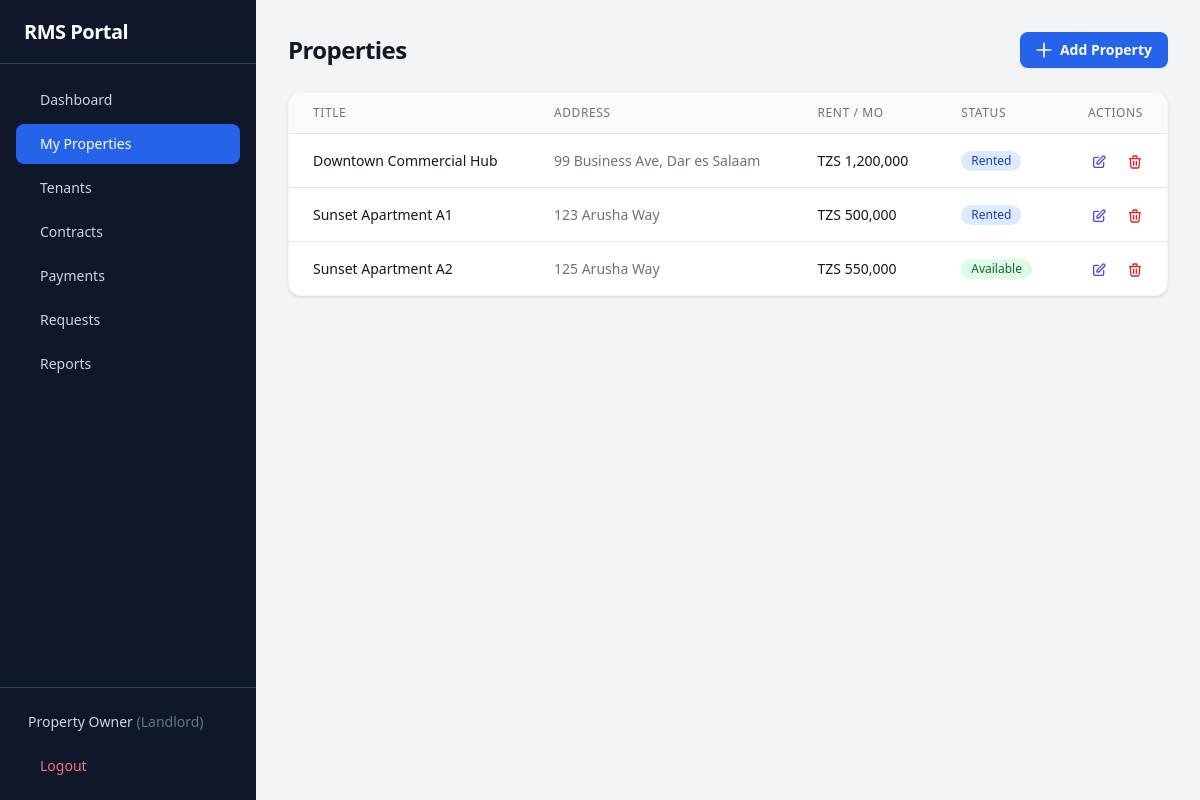
The page /properties.php (signed in) on the database its author committed.
### tables this page shows
CREATE TABLE IF NOT EXISTS users (
    id VARCHAR(20) PRIMARY KEY,
    username VARCHAR(50) UNIQUE NOT NULL,
    password VARCHAR(255) NOT NULL,
    full_name VARCHAR(255) DEFAULT NULL,
    phone VARCHAR(50) DEFAULT NULL,
    email VARCHAR(255) DEFAULT NULL,
    nida VARCHAR(50) DEFAULT NULL,
    role ENUM('admin','tenant','landlord') NOT NULL DEFAULT 'tenant',
    approved TINYINT(1) NOT NULL DEFAULT 1,
    property_address TEXT DEFAULT NULL,
    tenant_id VARCHAR(20) DEFAULT NULL,
    must_change_password TINYINT(1) NOT NULL DEFAULT 1,
    created_at TIMESTAMP DEFAULT CURRENT_TIMESTAMP
);

CREATE TABLE IF NOT EXISTS properties (
    id VARCHAR(20) PRIMARY KEY,
    title VARCHAR(255) NOT NULL,
    address TEXT NOT NULL,
    rent_amount DECIMAL(12,2) NOT NULL DEFAULT 0,
    status ENUM('available','rented','maintenance') NOT NULL DEFAULT 'available',
    created_at TIMESTAMP DEFAULT CURRENT_TIMESTAMP
);

### config/database.php (called while the page is built, shortened)
<?php
$DB_HOST = getenv('DB_HOST') ?: 'localhost';
$DB_NAME = getenv('DB_NAME') ?: 'rms_portal';
$DB_USER = getenv('DB_USER') ?: 'root';
$DB_PASS = getenv('DB_PASS') ?: '';
try {
    $pdo = new PDO("mysql:host=$DB_HOST;dbname=$DB_NAME;charset=utf8mb4", $DB_USER, $DB_PASS, [
        PDO::ATTR_ERRMODE => PDO::ERRMODE_EXCEPTION,
        PDO::ATTR_DEFAULT_FETCH_MODE => PDO::FETCH_ASSOC,
        PDO::ATTR_EMULATE_PREPARES => false,
    ]);
} catch (PDOException $e) {
    die("Database connection failed: " . $e->getMessage());
}
function db(): PDO {
    global $pdo;
    return $pdo;
}

### includes/auth.php (called while the page is built, shortened)
<?php
require_once __DIR__ . '/../config/database.php';
function isLoggedIn(): bool {
    return isset($_SESSION['user_id']);
}
function getCurrentUser(): ?array {
    $stmt = db()->prepare("SELECT id, username, full_name, phone, email, nida, role, approved, property_address, tenant_id, must_change_password FROM users WHERE id = ?");
    $stmt->execute([$_SESSION['user_id']]);
    return $stmt->fetch() ?: null;
}

### properties.php (the view, shortened to what this page needs)
<?php
require_once __DIR__ . '/config/database.php';
require_once __DIR__ . '/includes/auth.php';
require_once __DIR__ . '/includes/helpers.php';
$properties = db()->query("SELECT * FROM properties ORDER BY title")->fetchAll();
?>
<div class="space-y-6">
    <div class="sm:flex sm:items-center justify-between">
        <h1 class="text-2xl font-bold tracking-tight text-gray-900">Properties</h1>
        <div class="mt-4 sm:ml-16 sm:mt-0 sm:flex-none">
            <a href="?action=add" class="flex items-center justify-center rounded-lg bg-blue-600 px-4 py-2 text-sm font-semibold text-white shadow-sm hover:bg-blue-500">
                <svg class="-ml-0.5 mr-1.5 h-5 w-5" fill="none" stroke="currentColor" viewBox="0 0 24 24"><path stroke-linecap="round" stroke-linejoin="round" stroke-width="2" d="M12 4v16m8-8H4"/></svg>
                Add Property
            </a>
        </div>
    </div>
    <div class="bg-white rounded-xl shadow border border-gray-100 overflow-hidden">
        <div class="overflow-x-auto">
            <table class="min-w-full divide-y divide-gray-200">
                <thead class="bg-gray-50">
                    <tr>
                        <th class="px-6 py-3 text-left text-xs font-medium text-gray-500 uppercase tracking-wider">Title</th>
                        <th class="px-6 py-3 text-left text-xs font-medium text-gray-500 uppercase tracking-wider">Address</th>
                        <th class="px-6 py-3 text-left text-xs font-medium text-gray-500 uppercase tracking-wider">Rent / Mo</th>
                        <th class="px-6 py-3 text-left text-xs font-medium text-gray-500 uppercase tracking-wider">Status</th>
                        <th class="px-6 py-3 text-right text-xs font-medium text-gray-500 uppercase tracking-wider">Actions</th>
                    </tr>
                </thead>
                <tbody class="divide-y divide-gray-200 bg-white">
                    <?php foreach ($properties as $prop): ?>
                    <tr class="hover:bg-gray-50">
                        <td class="whitespace-nowrap px-6 py-4 text-sm font-medium text-gray-900"><?= hsc($prop['title']) ?></td>
                        <td class="whitespace-nowrap px-6 py-4 text-sm text-gray-500"><?= hsc($prop['address']) ?></td>
                        <td class="whitespace-nowrap px-6 py-4 text-sm text-gray-900"><?= formatCurrency($prop['rent_amount']) ?></td>
                        <td class="whitespace-nowrap px-6 py-4 text-sm"><?= statusBadge($prop['status']) ?></td>
                        <td class="whitespace-nowrap px-6 py-4 text-right text-sm font-medium">
                            <a href="?edit=<?= $prop['id'] ?>" class="text-indigo-600 hover:text-indigo-900 mr-4">
                                <svg class="w-4 h-4 inline" fill="none" stroke="currentColor" viewBox="0 0 24 24"><path stroke-linecap="round" stroke-linejoin="round" stroke-width="2" d="M11 5H6a2 2 0 00-2 2v11a2 2 0 002 2h11a2 2 0 002-2v-5m-1.414-9.414a2 2 0 112.828 2.828L11.828 15H9v-2.828l8.586-8.586z"/></svg>
                            </a>
                            <a href="?delete=<?= $prop['id'] ?>" onclick="return confirm('Are you sure you want to delete this property?')" class="text-red-600 hover:text-red-900">
                                <svg class="w-4 h-4 inline" fill="none" stroke="currentColor" viewBox="0 0 24 24"><path stroke-linecap="round" stroke-linejoin="round" stroke-width="2" d="M19 7l-.867 12.142A2 2 0 0116.138 21H7.862a2 2 0 01-1.995-1.858L5 7m5 4v6m4-6v6m1-10V4a1 1 0 00-1-1h-4a1 1 0 00-1 1v3M4 7h16"/></svg>
                            </a>
                        </td>
                    </tr>
                    <?php endforeach; ?>
                </tbody>
            </table>
        </div>
    </div>
</div>
<?php
$content = ob_get_clean();
require __DIR__ . '/includes/layout.php';

### includes/helpers.php (shortened to what this page needs)
<?php
function formatCurrency($amount): string {
    return 'TZS ' . number_format((float)$amount, 0, '.', ',');
}
function statusBadge(string $status): string {
    $classes = [
        'available' => 'bg-green-100 text-green-800',
        'rented' => 'bg-blue-100 text-blue-800',
        'maintenance' => 'bg-yellow-100 text-yellow-800',
        'active' => 'bg-green-100 text-green-800',
        'terminated' => 'bg-red-100 text-red-800',
        'completed' => 'bg-green-100 text-green-800',
        'pending' => 'bg-yellow-100 text-yellow-800',
        'approved' => 'bg-green-100 text-green-800',
        'resolved' => 'bg-green-100 text-green-800',
        'rejected' => 'bg-red-100 text-red-800',
    ];
    $class = $classes[$status] ?? 'bg-gray-100 text-gray-800';
    return "<span class=\"inline-flex rounded-full px-2.5 py-0.5 text-xs font-medium capitalize {$class}\">{$status}</span>";
}
function hsc($str): string {
    return htmlspecialchars($str ?? '', ENT_QUOTES, 'UTF-8');
}

### includes/layout.php (shortened to what this page needs)
<?php
require_once __DIR__ . '/auth.php';
require_once __DIR__ . '/helpers.php';
$user = getCurrentUser();
$current_page = basename($_SERVER['PHP_SELF'], '.php') ?: 'index';
$current_action = $_GET['action'] ?? '';
$admin_links = [
    ['name' => 'Dashboard', 'path' => 'index.php', 'icon' => 'dashboard'],
    ['name' => 'Users', 'path' => 'users.php', 'icon' => 'users'],
];
$landlord_links = [
    ['name' => 'Dashboard', 'path' => 'index.php', 'icon' => 'dashboard'],
    ['name' => 'My Properties', 'path' => 'properties.php', 'icon' => 'building'],
    ['name' => 'Tenants', 'path' => 'tenants.php', 'icon' => 'users'],
    ['name' => 'Contracts', 'path' => 'contracts.php', 'icon' => 'file-text'],
    ['name' => 'Payments', 'path' => 'payments.php', 'icon' => 'credit-card'],
    ['name' => 'Requests', 'path' => 'requests.php', 'icon' => 'message-square'],
    ['name' => 'Reports', 'path' => 'reports.php', 'icon' => 'bar-chart'],
];
$tenant_links = [
    ['name' => 'My Dashboard', 'path' => 'index.php', 'icon' => 'dashboard', 'action' => ''],
    ['name' => 'Pay Rent (Control No.)', 'path' => 'index.php?action=generate_control_number', 'icon' => 'credit-card', 'action' => 'generate_control_number'],
    ['name' => 'Renew Contract', 'path' => 'index.php?action=extension', 'icon' => 'file-text', 'action' => 'extension'],
    ['name' => 'Report Issue (Repair)', 'path' => 'index.php?action=maintenance', 'icon' => 'wrench', 'action' => 'maintenance'],
    ['name' => 'Notice to Vacate', 'path' => 'index.php?action=move_out', 'icon' => 'file-output', 'action' => 'move_out'],
];
if ($user['role'] === 'admin') {
    $links = $admin_links;
} elseif ($user['role'] === 'landlord') {
    $links = $landlord_links;
} else {
    $links = $tenant_links;
}
?>
<!DOCTYPE html>
<html lang="en">
<head>
    <script src="https://cdn.tailwindcss.com"></script>
</head>
<body class="bg-gray-100">
<div class="min-h-screen flex" x-data="{ sidebarOpen: false }">
    <aside class="fixed lg:static inset-y-0 left-0 z-30 w-64 bg-slate-900 transform transition-transform duration-200 ease-in-out -translate-x-full lg:translate-x-0 flex flex-col"
           x-bind:class="sidebarOpen ? 'translate-x-0' : '-translate-x-full lg:translate-x-0'">
        <div class="h-16 flex items-center justify-between px-6 border-b border-slate-700">
            <h1 class="text-xl font-bold text-white tracking-tight">RMS Portal</h1>
        </div>
        <nav class="flex-1 px-4 py-4 space-y-1 overflow-y-auto">
            <?php foreach ($links as $link):
                $is_active = false;
                if (isset($link['action'])) {
                    $is_active = $current_page === 'index' && $current_action === $link['action'];
                    if ($link['action'] === '') {
                        $is_active = $current_page === 'index' && $current_action === '';
                    }
                } else {
                    $is_active = $current_page === basename($link['path'], '.php');
                }
            ?>
            <a href="<?= $link['path'] ?>"
               class="flex items-center px-3 py-2.5 text-sm font-medium rounded-lg transition-colors <?= $is_active ? 'bg-blue-600 text-white' : 'text-slate-300 hover:bg-slate-800 hover:text-white' ?>">
                <?= $link['name'] ?>
            </a>
            <?php endforeach; ?>
        </nav>
        <div class="p-4 border-t border-slate-700">
            <div class="flex items-center px-3 py-2 text-sm text-slate-300">
                <span class="truncate flex-1"><?= hsc($user['full_name'] ?: $user['username']) ?> <span class="text-slate-500 capitalize">(<?= $user['role'] ?>)</span></span>
            </div>
            <a href="logout.php"
               class="mt-2 w-full flex items-center px-3 py-2 text-sm font-medium text-red-400 rounded-lg hover:bg-slate-800 transition-colors">
                Logout
            </a>
        </div>
    </aside>
    <main class="flex-1 flex flex-col min-w-0">
        <div class="flex-1 overflow-y-auto p-4 sm:p-6 lg:p-8">
            <div class="max-w-7xl mx-auto">
                <?= $content ?? '' ?>
            </div>
        </div>
    </main>
</div>
</body>
</html>

### rows shown on the page
users: full_name "Property Owner", role "Landlord"
properties: title "Downtown Commercial Hub", address "99 Business Ave, Dar es Salaam", rent_amount "TZS 1,200,000", status "Rented"
properties: title "Sunset Apartment A1", address "123 Arusha Way", rent_amount "TZS 500,000", status "Rented"
properties: title "Sunset Apartment A2", address "125 Arusha Way", rent_amount "TZS 550,000", status "Available"

### other values the page prints
$link['name'] "Dashboard"
$link['name'] "My Properties"
$link['name'] "Tenants"
$link['name'] "Contracts"
$link['name'] "Payments"
$link['name'] "Requests"
$link['name'] "Reports"
